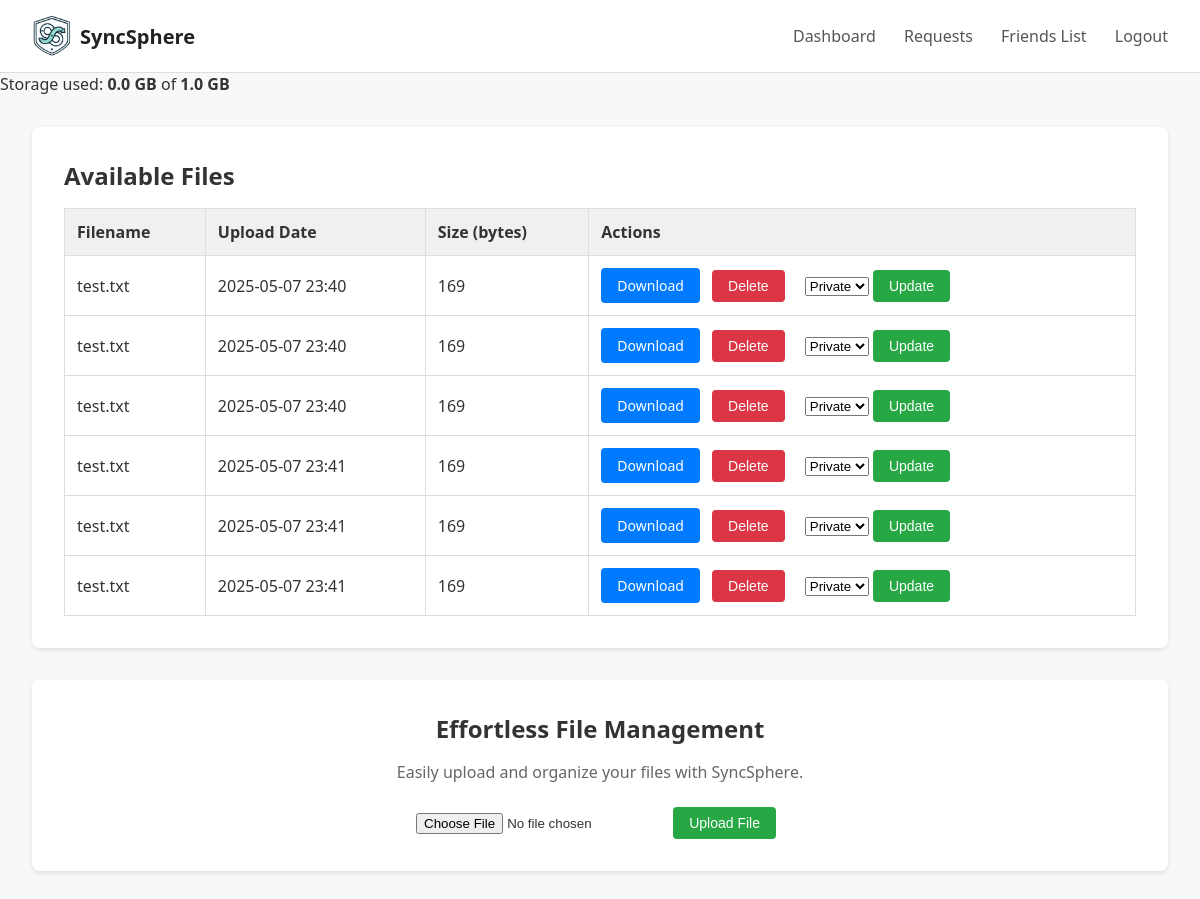
Screenshot of / (signed in) with the database file from the repository.
### models.py (models this page shows)
class File(db.Model):
    id = db.Column(db.Integer, primary_key=True) #The id of the file
    user_id = db.Column(db.Integer, db.ForeignKey('user.id'), nullable=False) #The id of the file's owner.
    stored_filename = db.Column(db.String(128), nullable=False) #The name of the file in the file system.
    original_filename = db.Column(db.String(128), nullable=False) #The original name of the file.
    upload_date = db.Column(db.DateTime, default=datetime.now) #The creation date of the file.
    file_size = db.Column(db.Integer) #The file's size.
    permissions = db.Column(db.String(32), default='private') #The file's viewing permission.

### app.py (the view)
@app.route('/')
def dashboard():
    uid = session.get('user_id')
    if not uid:
        return redirect(url_for('auth.login'))
    from models import User
    from file_management import FileManager
    user = db.session.get(User, uid)
    if user is None:
        session.clear()
        flash("Please log in again.", "error")
        return redirect(url_for('auth.login'))
    file_manager = FileManager(upload_folder=os.path.join(basedir, 'uploads'))
    files = file_manager.list_user_files(user)
    return render_template(
        'dashboard.html',
        username=user.username,
        files=files,
        current_user=user,
    )

### file_management.py (called while the page is built)
    def list_user_files(self, user):
        return File.query.filter_by(user_id=user.id).all()

### templates/dashboard.html (shortened to what this page needs)
<!DOCTYPE html>
<html lang="en">
<head>
  <link rel="stylesheet" href="{{ url_for('static', filename='css/dashboard.css') }}">
</head>
<body>
  <header class="navbar">
    <div class="navbar-left">
      <a href="{{ url_for('dashboard') }}" class="logo-link" style="display:flex; align-items:center; text-decoration:none;">
        <img src="{{ url_for('static', filename='images/logo.png') }}"
             alt="SyncSphere Logo" class="logo">
        <span class="app-name">SyncSphere</span>
      </a>
    </div>
    <nav class="navbar-right">
      <a href="{{ url_for('dashboard') }}">Dashboard</a>
      <a href="{{ url_for('friends.view_requests') }}">Requests</a>
      <a href="{{ url_for('friends.list_friends') }}">Friends List</a>
      <a href="{{ url_for('auth.logout') }}">Logout</a>
    </nav>
  </header>
  <section class="storage-usage">
    {% set used_gb = (current_user.used_storage / (1024*1024*1024)) %}
    {% set quota_gb = (current_user.storage_quota / (1024*1024*1024)) %}
    <p>Storage used: <strong>{{ used_gb|round(2) }} GB</strong> of <strong>{{ quota_gb|round(2) }} GB</strong></p>
  </section>
  <main>
    <section class="files-section">
      <h2>Available Files</h2>
      {% if files %}
        <table class="files-table">
          <thead>
            <tr>
              <th>Filename</th>
              <th>Upload Date</th>
              <th>Size (bytes)</th>
              <th>Actions</th>
            </tr>
          </thead>
          <tbody>
            {% for file in files %}
              <tr>
                <td>{{ file.original_filename }}</td>
                <td>{{ file.upload_date.strftime("%Y-%m-%d %H:%M") }}</td>
                <td>{{ file.file_size }}</td>
                <td>
                  <a href="{{ url_for('files.download', file_id=file.id) }}" class="btn btn-download">Download</a>
                  <form action="{{ url_for('files.delete', file_id=file.id) }}" method="post" style="display:inline;">
                    <button type="submit" class="btn btn-delete" onclick="return confirm('Are you sure?')">Delete</button>
                  </form>
                  <form action="{{ url_for('files.change_permissions', file_id=file.id) }}" method="post" style="display:inline; margin-left:0.5rem;">
                    <select name="permissions" class="permission-select">
                      <option value="private" {% if file.permissions=='private' %}selected{% endif %}>Private</option>
                    </select>
                    <button type="submit" class="btn btn-upload">Update</button>
                  </form>
                </td>
              </tr>
            {% endfor %}
          </tbody>
        </table>
      {% else %}
        <p class="no-files">You have no uploaded files yet.</p>
      {% endif %}
    </section>
    <section class="upload-cta">
      <h2>Effortless File Management</h2>
      <p>Easily upload and organize your files with SyncSphere.</p>
      <form action="{{ url_for('files.upload') }}" method="post" enctype="multipart/form-data" class="upload-form">
        <input type="file" name="file" required>
        <button type="submit" class="btn btn-upload">Upload File</button>
      </form>
    </section>
  </main>
</body>
</html>

### static/css/dashboard.css (style rules this page uses)
* { margin: 0; padding: 0; box-sizing: border-box; }
body { font-family: "Segoe UI", Tahoma, Geneva, Verdana, sans-serif; background-color: #f6f8fa; color: #333; }
.navbar { display: flex; align-items: center; justify-content: space-between; background-color: #fff; padding: 1rem 2rem; border-bottom: 1px solid #ddd; }
.navbar-left { display: flex; align-items: center; }
.logo { height: 40px; margin-right: 0.5rem; }
.app-name { font-size: 1.25rem; font-weight: 600; color: #222; }
.navbar-right a { margin-left: 1.5rem; text-decoration: none; color: #555; font-weight: 500; }
main { max-width: 1200px; margin: 2rem auto; padding: 0 2rem; }
.files-section { background-color: #fff; padding: 2rem; border-radius: 8px; margin-bottom: 2rem; box-shadow: 0 2px 4px rgba(0, 0, 0, 0.1); }
.files-section h2 { font-size: 1.5rem; margin-bottom: 1rem; }
.files-table { width: 100%; border-collapse: collapse; margin-top: 1rem; }
.files-table thead { background-color: #f0f0f0; }
.files-table th, .files-table td { padding: 0.75rem; text-align: left; border: 1px solid #ddd; }
.btn { display: inline-block; padding: 0.5rem 1rem; margin-right: 0.5rem; text-decoration: none; font-size: 0.875rem; border-radius: 4px; cursor: pointer; border: none; }
.btn-download { background-color: #007BFF; color: #fff; }
.btn-delete { background-color: #dc3545; color: #fff; }
.upload-cta { text-align: center; background-color: #fff; padding: 2rem; border-radius: 8px; box-shadow: 0 2px 4px rgba(0, 0, 0, 0.1); }
.upload-cta h2 { font-size: 1.5rem; margin-bottom: 1rem; }
.upload-cta p { color: #666; margin-bottom: 1.5rem; }
.upload-form { display: inline-block; text-align: left; }
.btn-upload { background-color: #28a745; color: #fff; }

### rows the page displays
File: original_filename "test.txt", upload_date "2025-05-07 23:40", file_size "169", permissions "Private"
File: original_filename "test.txt", upload_date "2025-05-07 23:40", file_size "169", permissions "Private"
File: original_filename "test.txt", upload_date "2025-05-07 23:40", file_size "169", permissions "Private"
File: original_filename "test.txt", upload_date "2025-05-07 23:41", file_size "169", permissions "Private"
File: original_filename "test.txt", upload_date "2025-05-07 23:41", file_size "169", permissions "Private"
File: original_filename "test.txt", upload_date "2025-05-07 23:41", file_size "169", permissions "Private"

### other values shown
{{ used_gb|round(2) }} "0.0"
{{ quota_gb|round(2) }} "1.0"
